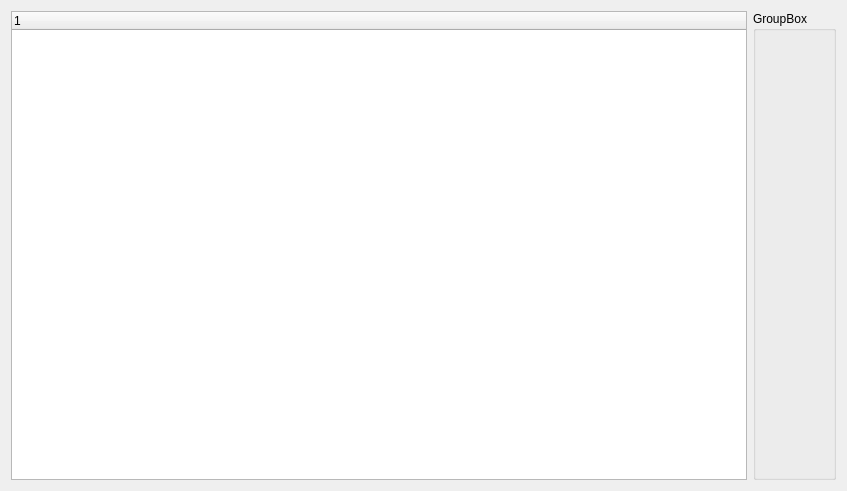
<?xml version="1.0" encoding="UTF-8"?>
<ui version="4.0">
 <class>TTab</class>
 <widget class="QWidget" name="TTab">
  <property name="geometry">
   <rect>
    <x>0</x>
    <y>0</y>
    <width>847</width>
    <height>491</height>
   </rect>
  </property>
  <property name="windowTitle">
   <string>Form</string>
  </property>
  <layout class="QHBoxLayout" name="horizontalLayout">
   <item>
    <widget class="QTreeWidget" name="tree">
     <column>
      <property name="text">
       <string notr="true">1</string>
      </property>
     </column>
    </widget>
   </item>
   <item>
    <widget class="QGroupBox" name="box">
     <property name="title">
      <string>GroupBox</string>
     </property>
    </widget>
   </item>
  </layout>
 </widget>
 <resources/>
 <connections/>
</ui>
